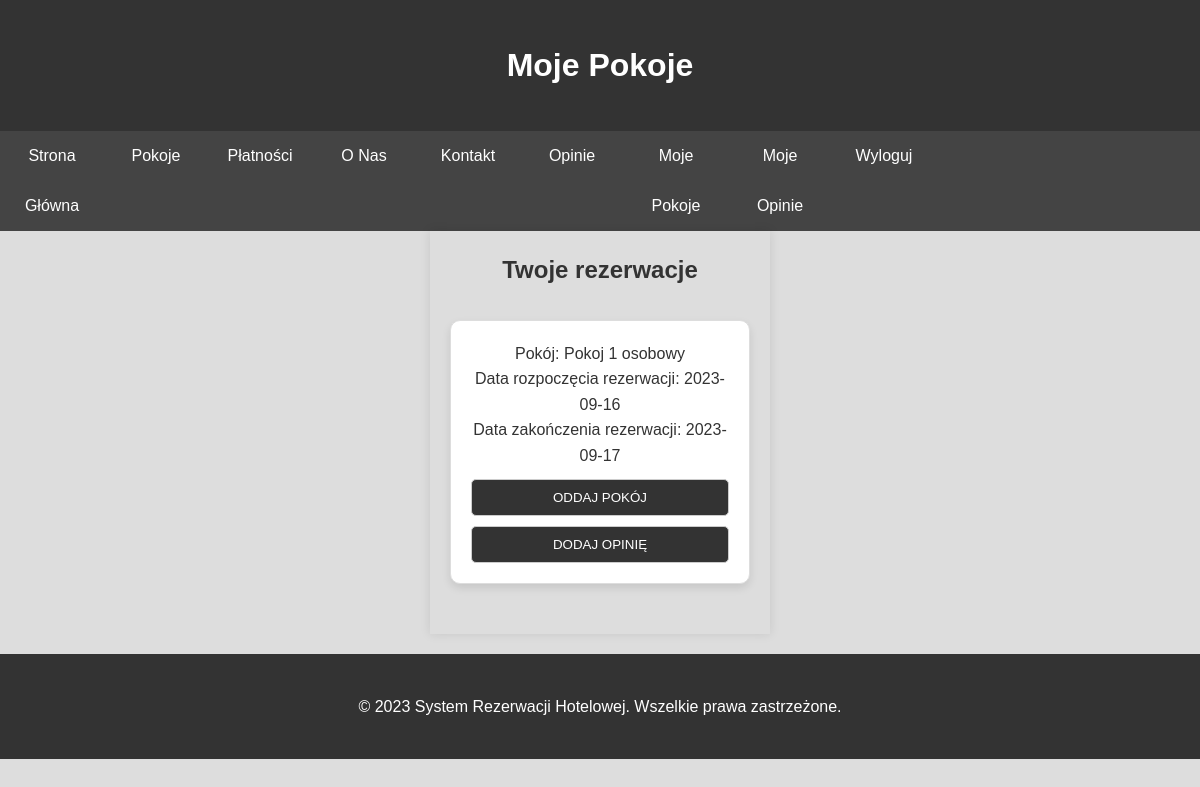
The page /my_rooms.php (signed in) on the database its author committed.
### tables this page shows
CREATE TABLE `reservations` (
  `reservation_id` int(11) NOT NULL,
  `user_id` int(11) DEFAULT NULL,
  `room_id` int(11) DEFAULT NULL,
  `start_date` date NOT NULL,
  `end_date` date NOT NULL
);

CREATE TABLE `rooms` (
  `room_id` int(11) NOT NULL,
  `room_name` varchar(255) NOT NULL,
  `room_description` text DEFAULT NULL,
  `room_image` varchar(255) DEFAULT NULL,
  `is_available` tinyint(1) DEFAULT 1,
  `price` decimal(10,2) NOT NULL DEFAULT 0.00
);

### my_rooms.php (the view, shortened to what this page needs)
<?php
include 'includes/db_connection.php';
$rooms = [];
$sql = 'SELECT rooms.room_id, rooms.room_name, reservations.start_date, reservations.end_date, reservations.reservation_id
        FROM reservations
        JOIN rooms ON reservations.room_id = rooms.room_id
        WHERE reservations.user_id = ?';
if ($stmt = $conn->prepare($sql)) {
    $stmt->bind_param('i', $_SESSION['id']);
    if ($stmt->execute()) {
        $result = $stmt->get_result();
        $rooms = $result->fetch_all(MYSQLI_ASSOC);
    }
}
?>
<!DOCTYPE html>
<html lang='pl'>
<head>
    <link rel='stylesheet' href='assets/css/styles.css'>
</head>
<body>
    <header>
        <h1>Moje Pokoje</h1>
    </header>
    <nav>
        <ul>
            <li><a href='index.php'>Strona Główna</a></li>
            <li><a href='available_rooms.php'>Pokoje</a></li>
            <li><a href='payments.php'>Płatności</a></li>
            <li><a href='about.php'>O Nas</a></li>
            <li><a href='contact.php'>Kontakt</a></li>
            <li><a href='reviews.php'>Opinie</a></li>
            <li><a href='my_rooms.php'>Moje Pokoje</a></li>
            <li><a href='my_reviews.php'>Moje Opinie</a></li>
            <li><a href='logout.php'>Wyloguj</a></li>
        </ul>
    </nav>
    <div class="centered-container">
        <main>
            <section class='my-rooms'>
                <h2>Twoje rezerwacje</h2>
                <ul>
                    <?php foreach ($rooms as $room): ?>
                        <li class="room-card">
                            Pokój:
                            <?= $room['room_name'] ?><br>
                            Data rozpoczęcia rezerwacji:
                            <?= $room['start_date'] ?><br>
                            Data zakończenia rezerwacji:
                            <?= $room['end_date'] ?><br>
                            <form action='release_room.php' method='post'>
                                <input type='submit' name='release_room' value='Oddaj Pokój'>
                            </form>
                            <form action='add_review.php' method='post'>
                                <input type='submit' value='Dodaj Opinię'>
                            </form>
                        </li>
                    <?php endforeach; ?>
                </ul>
            </section>
        </main>
    </div>
    <footer>
        <p>&copy; 2023 System Rezerwacji Hotelowej. Wszelkie prawa zastrzeżone.</p>
    </footer>
</body>
</html>

### assets/css/styles.css (style rules this page uses)
* { padding: 0; margin: 0; box-sizing: border-box; }
body, h1, h2, h3, p, ul, li, a, input, textarea, select, button { font-family: 'Arial', sans-serif; }
body { background-color: #ddd; color: #333; font-size: 16px; line-height: 1.6; }
header, footer { background-color: #333; color: #fff; text-align: center; padding: 40px 0; }
footer { margin-top: 20px; }
nav ul { display: flex; list-style-type: none; background-color: #444; }
nav ul li { float: left; width: 7%; margin: 0 10px; }
nav ul li a { display: block; color: #fff; text-align: center; text-decoration: none; line-height: 50px; border-radius: 5px; transition: background-color 0.3s, transform 0.3s; }
main { display: flex; padding: 20px; background-color: #ddd; box-shadow: 0 0 10px rgba(0, 0, 0, 0.1); }
.form-group input, .form-group textarea, .form-group select, button, input[type='submit'] { width: 100%; padding: 10px; border: 1px solid #ccc; border-radius: 5px; cursor: pointer; }
button, input[type='submit'] { background-color: #333; text-transform: uppercase; color: #fff; }
.centered-container { display: flex; justify-content: center; align-items: center; }
.room-card { width: 500px; border: 1px solid #ccc; border-radius: 10px; overflow: hidden; box-shadow: 0 4px 8px rgba(0, 0, 0, 0.1); transition: transform 0.3s; }
.room-card { width: 300px; background-color: #fff; border: 1px solid #ddd; border-radius: 10px; box-shadow: 0 4px 8px rgba(0, 0, 0, 0.1); margin: 10px; padding: 20px; text-align: center; transition: transform 0.3s; overflow: hidden; }
.centered-container main ul { list-style: none; padding: 0; margin: 20px 0; }
.centered-container main ul li { margin: 10px 0; }
.my-rooms h2 { text-align: center; margin-bottom: 20px; }
.my-rooms ul { display: flex; flex-wrap: wrap; gap: 20px; justify-content: center; }
.room-card { width: 300px; background-color: #fff; border: 1px solid #ddd; border-radius: 10px; box-shadow: 0 4px 8px rgba(0, 0, 0, 0.1); padding: 20px; text-align: center; transition: transform 0.3s; overflow: hidden; }
.room-card form { margin-top: 10px; }

### rows shown on the page
reservations: room.room_name "Pokoj 1 osobowy", start_date "2023-09-16", end_date "2023-09-17"
